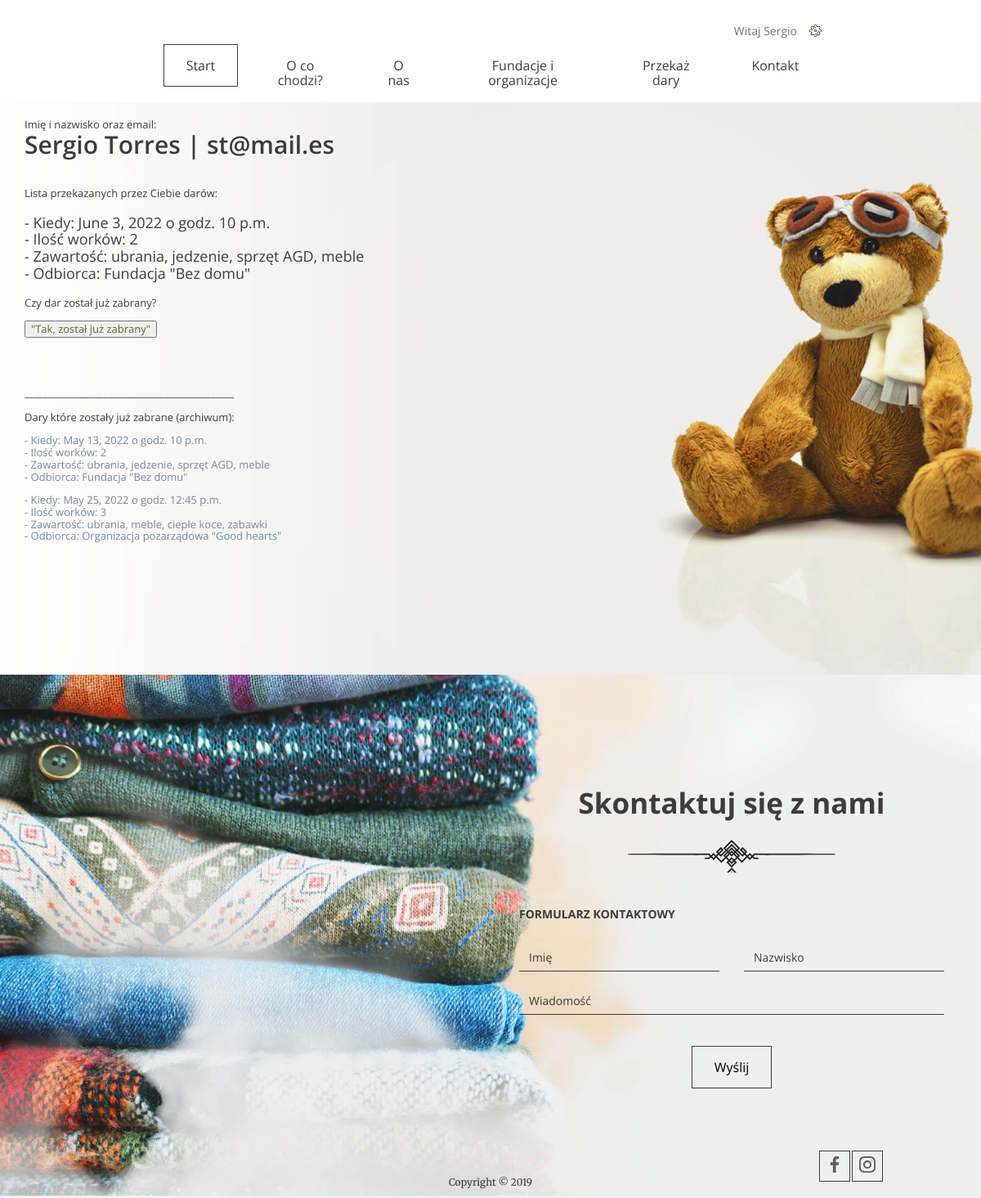
The page /giveAway/user/ (signed in) on the database its author committed.
### accounts/models.py (models this page shows, shortened)
class Account(AbstractUser):
    username = None
    email = models.EmailField(_('email address'), unique=True)
    USERNAME_FIELD = 'email'
    REQUIRED_FIELDS = []
    objects = AccountManager()

class Donation(models.Model):
    quantity = models.IntegerField()
    categories = models.ManyToManyField('Category')
    institution = models.ForeignKey(Institution, on_delete=models.CASCADE)
    phone_number = models.IntegerField()
    address = models.CharField(max_length=64)
    city = models.CharField(max_length=20)
    zip_code = models.IntegerField()
    pick_up_date = models.DateField(auto_now=False)
    pick_up_time = models.TimeField(auto_now=False)
    pick_up_comment = models.TextField(blank=True)
    user = models.ForeignKey(Account, on_delete=models.CASCADE, null=True)
    is_taken = models.BooleanField(default=False)

class Institution(models.Model):
    TYPE_CHOICES = (
        ('1', "Fundacja"),
        ('2', "Organizacja pozarządowa"),
        ('3', "Zbiórka lokalna"),
    )
    name = models.CharField(max_length=32)
    description = models.TextField()
    type = models.CharField(
        max_length = 20,
        choices = TYPE_CHOICES,
        default = '1'
        )
    category = models.ManyToManyField(Category)
    def __str__(self):
        return self.name

class Category(models.Model):
    name = models.CharField(max_length=10)
    def __str__(self):
        return self.name

### giveAway/views.py (the view)
# urls.py: path('user/', UserView.as_view(), name='user'),
class UserView(View):
    def get(self, request):
        user = request.user
        user_donations = Donation.objects.filter(user=user)
        return render(request, 'user.html', {'user_donations': user_donations})

### templates/user.html (shortened to what this page needs)
{% extends 'base.html' %}
{% load static %}
{% block content %}
    <header>
        <nav class="container container--70">
            <ul class="nav--actions">
                <li class="logged-user">
                    Witaj {{ user.first_name }}
                </li>
            </ul>
            {% include 'nav_bar.html' %}
        </nav>
        <section class="form--steps">
            <div class="form--steps-container">
                <div style="font-size: small">
                    Imię i nazwisko oraz email:
                    <h3>{{ user.first_name }} {{ user.last_name }} | {{ user.email }}<br><br></h3>
                    Lista przekazanych przez Ciebie darów:
                    {% for donation in user_donations %}
                        {% if donation.is_taken == False %}
                            <p class="summary" style="font-size: large">
                                <label>  - Kiedy: {{ donation.pick_up_date }} o godz. {{ donation.pick_up_time }}</label>
                                <br><label>  - Ilość worków: {{ donation.quantity }}</label>
                                <br><label>  - Zawartość: {{ donation.institution.category.get_queryset|join:", " }}</label>
                                <br><label>  - Odbiorca: {{ donation.institution.get_type_display }} "{{ donation.institution }}"</label><br>
                            </p>
                            Czy dar został już zabrany?<br><br>
                            <form method="get" action="/giveAway/user/{{ donation.id }}/">
                                <button type="submit" style="color: darkolivegreen">"Tak, został już zabrany"</button>
                            </form><br><br>
                        {% endif %}
                    {% endfor %}
                    <br><br>_____________________________________________<br><br>
                    Dary które zostały już zabrane (archiwum):
                    {% for donation in user_donations %}
                        {% if donation.is_taken == True %}
                            <p  class="summary" style="color:lightslategray; font-size: small">
                                <label>- Kiedy: {{ donation.pick_up_date }} o godz. {{ donation.pick_up_time }}</label>
                                <br><label>- Ilość worków: {{ donation.quantity }}</label>
                                <br><label>- Zawartość: {{ donation.institution.category.get_queryset|join:", " }}</label>
                                <br><label>- Odbiorca: {{ donation.institution.get_type_display }} "{{ donation.institution }}"</label><br>
                            </p>
                        {% endif %}
                    {% endfor %}
                </div>
            </div>
        </section>
    </header>
{% endblock %}

### rows shown on the page
Account: first_name "Sergio", last_name "Torres", email "st@mail.es"
Donation: pick_up_date "June 3, 2022", pick_up_time "10 p.m.", quantity "2", institution.category.get_queryset "ubrania, jedzenie, sprzęt AGD, meble", institution.type "Fundacja", institution "Bez domu"
Donation: pick_up_date "May 13, 2022", pick_up_time "10 p.m.", quantity "2", institution.category.get_queryset "ubrania, jedzenie, sprzęt AGD, meble", institution.type "Fundacja", institution "Bez domu"
Donation: pick_up_date "May 25, 2022", pick_up_time "12:45 p.m.", quantity "3", institution.category.get_queryset "ubrania, meble, ciepłe koce, zabawki", institution.type "Organizacja pozarządowa", institution "Good hearts"
